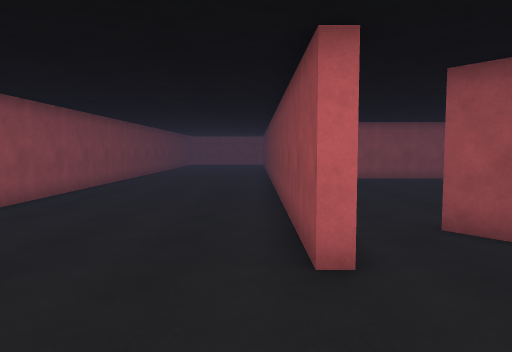
view 1 (above)

24 first-person views from a walk through a scene from a Unity 3-D project. The camera is 1.5 m above the floor, tilts 4° down and sees 70° across. The floor is counted in squares, 1 m on a side. Each view is taken from the middle of a square. On the plan, view 1 faces up. The plan holds only what a view shows up to about 16 squares ahead; the rest is blank. The place goes on beyond the plan. The player is left out.

view 2
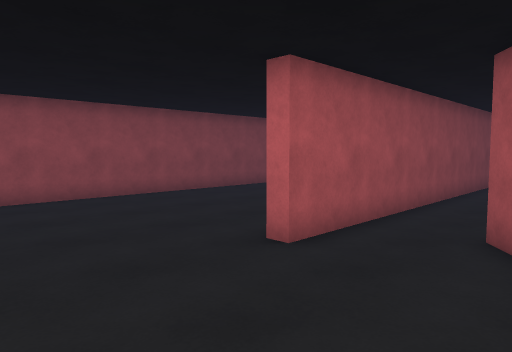

view 3
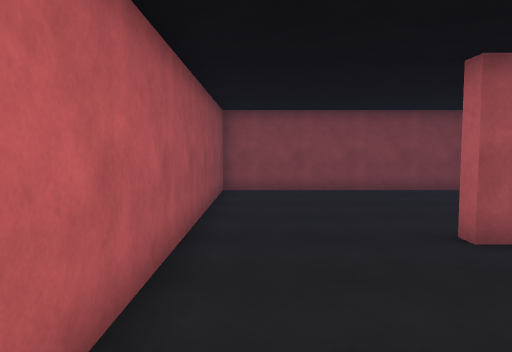

view 4
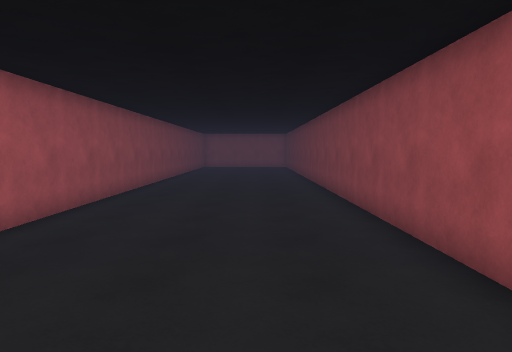

view 5
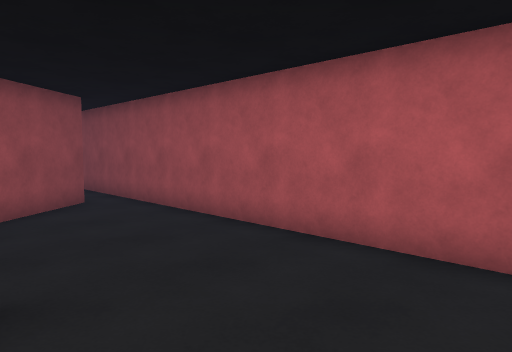

view 6
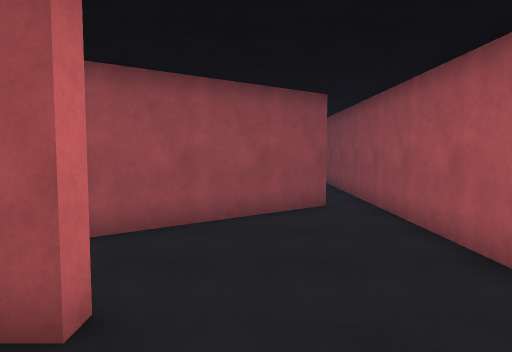

view 7
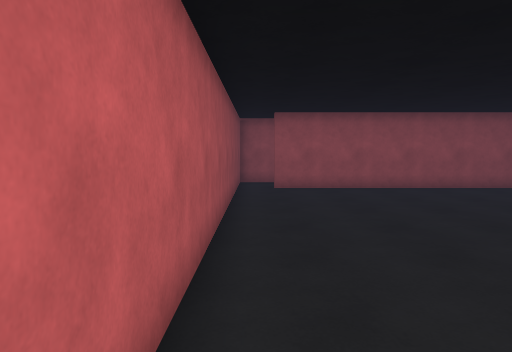

view 8
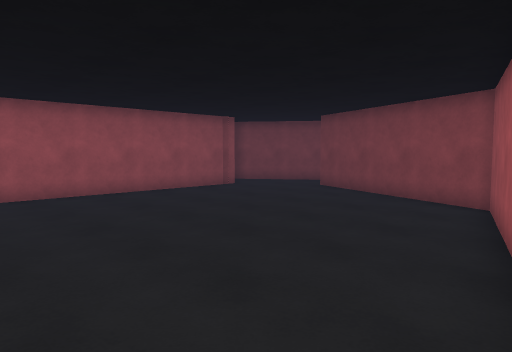

view 9
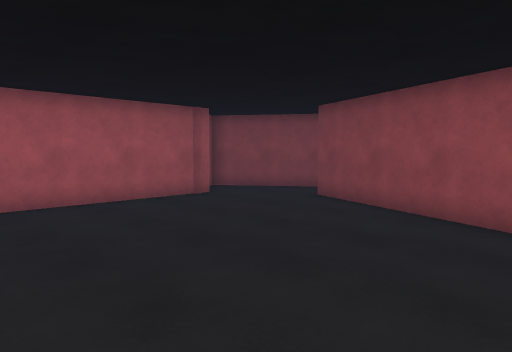

view 10
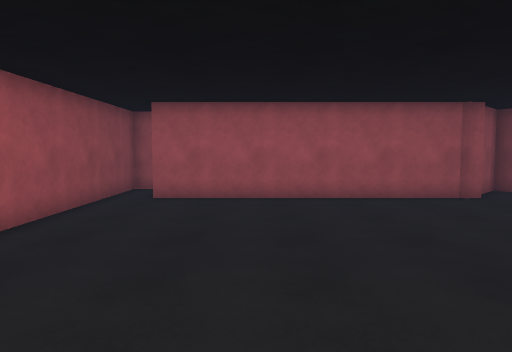

view 11
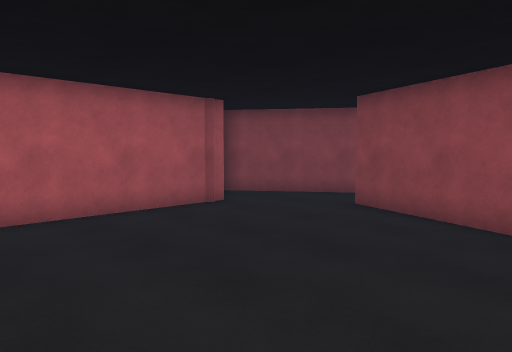

view 12
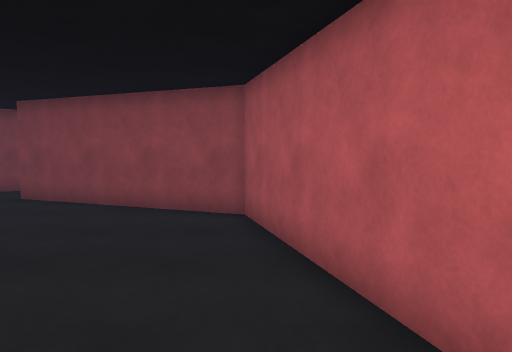

view 13
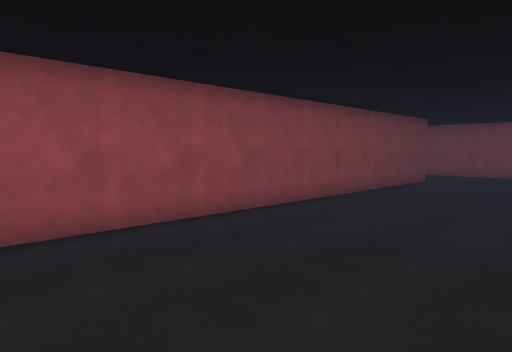

view 14
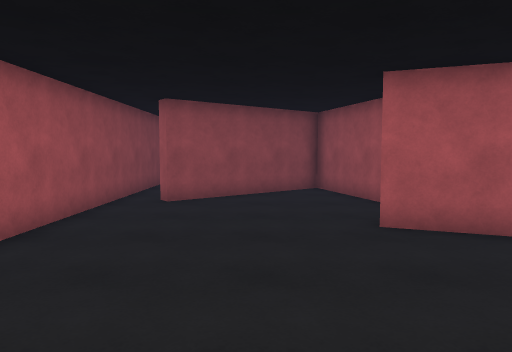

view 15
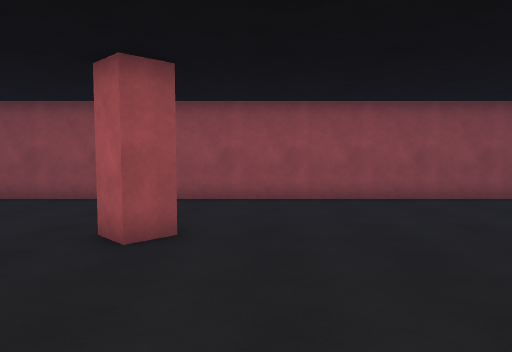

view 16
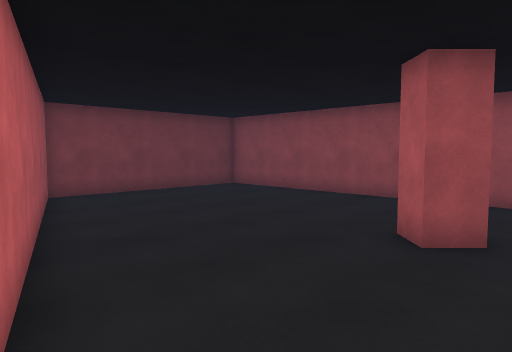

view 17
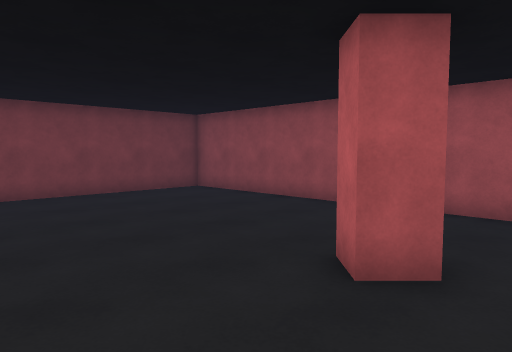

view 18
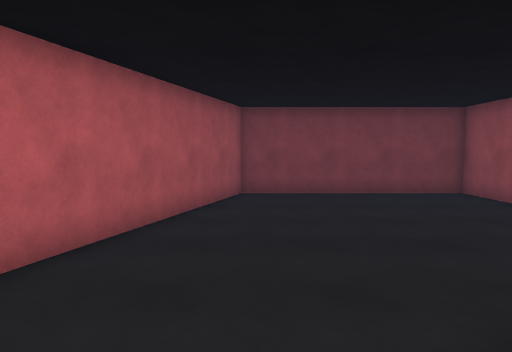

view 19
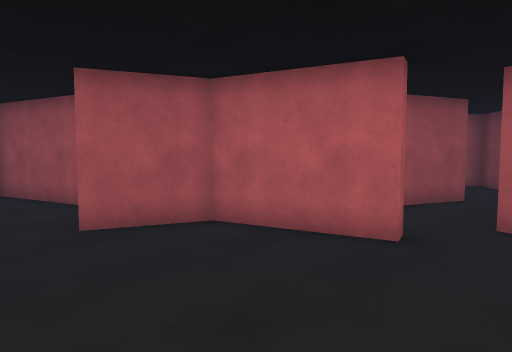

view 20
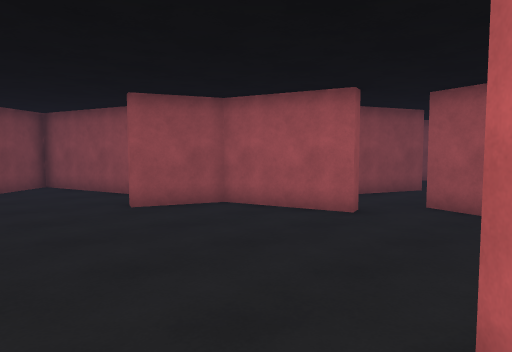

view 21
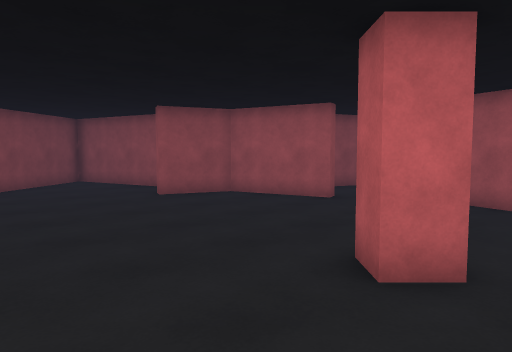

view 22
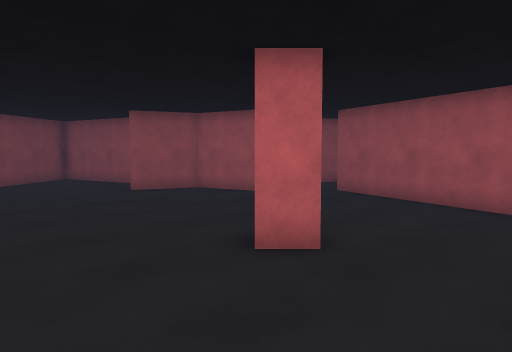

view 23
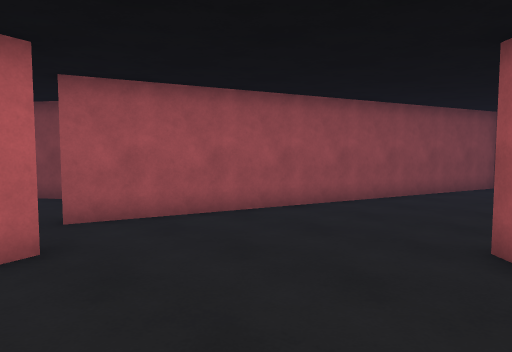

view 24
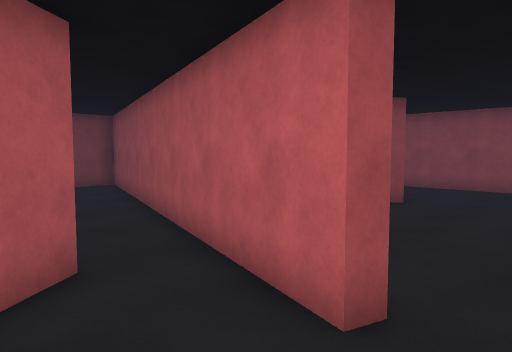

### Floor plan
Points are (right, up) in squares from view 1. A wall is a line through its corners. A room is listed if a view was taken in it or the views show most of it. See-through windows are left out.
Room 1 (views 1, 2, 3, 4, 5, 6, 13)
walls: (1.3, 4.5) (0.7, 4.5) (0.7, 22); (-6.7, 22.1) (-6.7, -0.3) (8.5, -0.3); (8.3, 1.4) (7.9, 1.1) (4.1, 6.1)
ways out: opening at (2.5, 4.5) to room 2; opening at (7.5, 0.5) to room 3
Room 2 (views 7, 8, 9, 10, 11, 12)
walls: (6, 7.4) (12.5, 9.3) (15.3, 16.4); (12.5, 19.5) (2.6, 19.5); (13.2, 19.5) (12.8, 19.5); (1.3, 19.5) (1.3, 4.5); (4.1, 6.1) (3.5, 6.9); (18.1, 17.1) (14.9, 21.6) (13.7, 20.4)
ways out: opening at (2.5, 4.5) to room 1; opening at (16.5, 15.5) to room 4; opening at (2, 20)
Room 3 (views 14, 15, 16, 17, 18, 19, 20, 21, 22, 23)
walls: (20.4, 4.6) (21.1, 5.3) (21.8, 4.6) (21.1, 3.9) (20.4, 4.6); (16.5, 9.9) (12.9, 8.9) (11.9, 6.4) (11.4, 6.6); (9.4, 7.9) (4.4, 6.5) (8.3, 1.4); (8.5, -0.3) (31.7, -0.3) (31.7, 7.5) (17.4, 11.9)
ways out: opening at (7.5, 0.5) to room 1; opening at (17, 10.5) to room 4
Room 4 (view 24)
walls: (17.4, 11.9) (17.6, 12.4) (20, 11.7); (16.3, 10.4) (16.5, 9.9); (15.8, 16.2) (14.5, 13); (18.8, 16.1) (18.1, 17.1); (20.7, 13.4) (20, 14.4)
ways out: opening at (16.5, 15.5) to room 2; opening at (17, 10.5) to room 3; opening at (21, 13)

Where each view was taken, in squares from view 1:
view 1: 0 up, 0 right, facing up
view 2: 0 up, 5 right, facing up-left
view 3: 1 up, 7 right, facing left
view 4: 6 up, 2 left, facing up
view 5: 5 up, 3 left, facing down-right
view 6: 3 up, 2 left, facing right
view 7: 5 up, 2 right, facing up
view 8: 7 up, 2 right, facing up-right
view 9: 9 up, 5 right, facing up-right
view 10: 8 up, 6 right, facing up
view 11: 11 up, 6 right, facing up-right
view 12: 9 up, 4 right, facing right
view 13: 23 up, 6 left, facing down-right
view 14: 4 up, 19 right, facing left
view 15: 11 up, 19 right, facing down
view 16: 11 up, 19 right, facing down-right
view 17: 9 up, 19 right, facing down-right
view 18: 7 up, 19 right, facing right
view 19: 4 up, 19 right, facing up-left
view 20: 2 up, 21 right, facing up-left
view 21: 0 up, 23 right, facing up-left
view 22: 0 up, 25 right, facing up-left
view 23: 4 up, 15 right, facing up-right
view 24: 15 up, 16 right, facing down-right
